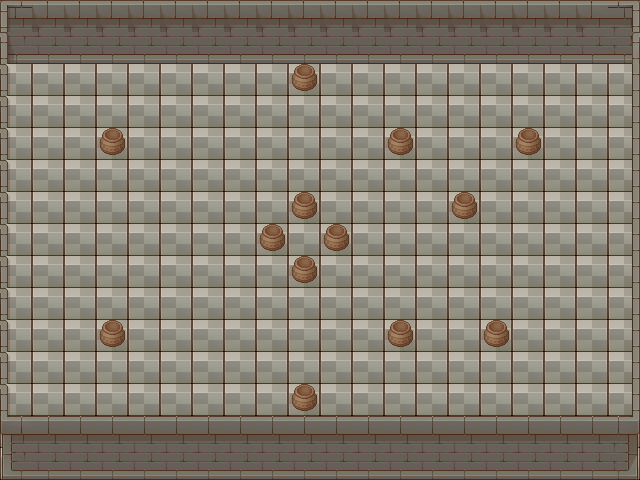

Below is a game level as drawn by its tile map, then a one-line description and the .tmx file that defines it, in full:
An orthogonal 20x15 tile map with 32x32 px tiles, 5 tile layers (Capa de patrones 1C:\TANK7\TANK, bordes-marco, piedras-marcos, centro, ...), 4 tilesets and 18 objects.

<map version="1.10" tiledversion="1.11.2" orientation="orthogonal" renderorder="right-down" width="20" height="15" tilewidth="32" tileheight="32" infinite="0" nextlayerid="7" nextobjectid="67">
 <tileset firstgid="1" source="rocks.tsx" />
 <tileset firstgid="7" source="fence_barbed.tsx" />
 <tileset firstgid="22" source="TX Props.tsx" />
 <tileset firstgid="278" source="TX Tileset Wall.tsx" />
 <layer id="1" name="Capa de patrones 1C:\TANK7\TANK" width="20" height="15">
  <data encoding="csv">
39,39,39,39,39,39,39,39,39,39,39,39,39,39,39,39,39,39,39,39,
39,39,39,39,39,39,39,39,39,39,39,39,39,39,39,39,39,39,39,39,
39,39,39,39,39,39,39,39,39,39,39,39,39,39,39,39,39,39,39,39,
39,39,39,39,39,39,39,39,39,39,39,39,39,39,39,39,39,39,39,39,
39,39,39,39,39,39,39,39,39,39,39,39,39,39,39,39,39,39,39,39,
39,39,39,39,39,39,39,39,39,39,39,39,39,39,39,39,39,39,39,39,
39,39,39,39,39,39,39,39,39,39,39,39,39,39,39,39,39,39,39,39,
39,39,39,39,39,39,39,39,39,39,39,39,39,39,39,39,39,39,39,39,
39,39,39,39,39,39,39,39,39,39,39,39,39,39,39,39,39,39,39,39,
39,39,39,39,39,39,39,39,39,39,39,39,39,39,39,39,39,39,39,39,
39,39,39,39,39,39,39,39,39,39,39,39,39,39,39,39,39,39,39,39,
39,39,39,39,39,39,39,39,39,39,39,39,39,39,39,39,39,39,39,39,
39,39,39,39,39,39,39,39,39,39,39,39,39,39,39,39,39,39,39,39,
39,39,39,39,39,39,39,39,39,39,39,39,39,39,39,39,39,39,39,39,
39,39,39,39,39,39,39,39,39,39,39,39,39,39,39,39,39,39,39,39
</data>
 </layer>
 <layer id="4" name="bordes-marco" width="20" height="15">
  <data encoding="csv">
299,0,0,0,0,0,0,0,0,0,0,0,0,0,0,0,0,0,0,301,
315,0,0,0,0,0,0,0,0,0,0,0,0,0,0,0,0,0,0,317,
0,0,0,0,0,0,0,0,0,0,0,0,0,0,0,0,0,0,0,0,
0,0,0,0,0,0,0,0,0,0,0,0,0,0,0,0,0,0,0,0,
0,0,0,0,0,0,0,0,0,0,0,0,0,0,0,0,0,0,0,0,
0,0,0,0,0,0,0,0,0,0,0,0,0,0,0,0,0,0,0,0,
0,0,0,0,0,0,0,0,0,0,0,0,0,0,0,0,0,0,0,0,
0,0,0,0,0,0,0,0,0,0,0,0,0,0,0,0,0,0,0,0,
0,0,0,0,0,0,0,0,0,0,0,0,0,0,0,0,0,0,0,0,
0,0,0,0,0,0,0,0,0,0,0,0,0,0,0,0,0,0,0,0,
0,0,0,0,0,0,0,0,0,0,0,0,0,0,0,0,0,0,0,0,
0,0,0,0,0,0,0,0,0,0,0,0,0,0,0,0,0,0,0,0,
0,0,0,0,0,0,0,0,0,0,0,0,0,0,0,0,0,0,0,0,
0,0,0,0,0,0,0,0,0,0,0,0,0,0,0,0,0,0,0,0,
0,0,0,0,0,0,0,0,0,0,0,0,0,0,0,0,0,0,0,0
</data>
 </layer>
 <layer id="2" name="piedras-marcos" width="20" height="15">
  <data encoding="csv">
295,299,299,299,299,299,299,299,299,299,299,299,299,299,299,299,299,299,299,297,
302,316,316,316,316,316,316,316,316,316,316,316,316,316,316,316,316,316,316,298,
302,0,0,0,0,0,0,0,0,0,0,0,0,0,0,0,0,0,0,313,
302,0,0,0,0,0,0,0,0,0,0,0,0,0,0,0,0,0,0,313,
302,0,0,0,0,0,0,0,0,0,0,0,0,0,0,0,0,0,0,313,
302,0,0,0,0,0,0,0,0,0,0,0,0,0,0,0,0,0,0,313,
302,0,0,0,0,0,0,0,0,0,0,0,0,0,0,0,0,0,0,313,
302,0,0,0,0,0,0,0,0,0,0,0,0,0,0,0,0,0,0,313,
302,0,0,0,0,0,0,0,0,0,0,0,0,0,0,0,0,0,0,313,
302,0,0,0,0,0,0,0,0,0,0,0,0,0,0,0,0,0,0,313,
302,0,0,0,0,0,0,0,0,0,0,0,0,0,0,0,0,0,0,313,
302,0,0,0,0,0,0,0,0,0,0,0,0,0,0,0,0,0,0,313,
302,0,0,0,0,0,0,0,0,0,0,0,0,0,0,0,0,0,0,313,
327,328,328,328,328,328,328,328,328,328,328,328,328,328,328,328,328,328,328,329,
343,344,344,344,344,344,344,344,344,344,344,344,344,344,344,344,344,344,344,345
</data>
 </layer>
 <layer id="6" name="centro" width="20" height="15">
  <data encoding="csv">
0,0,0,0,0,0,0,0,0,0,0,0,0,0,0,0,0,0,0,0,
0,0,0,0,0,0,0,0,0,0,0,0,0,0,0,0,0,0,0,0,
0,0,0,0,0,0,0,0,0,0,0,0,0,0,0,0,0,0,0,0,
0,0,0,0,0,0,0,0,0,0,0,0,0,0,0,0,0,0,0,0,
0,0,0,0,0,0,0,0,0,0,0,0,0,0,0,0,0,0,0,0,
0,0,0,0,0,0,0,0,0,0,0,0,0,0,0,0,0,0,0,0,
0,0,0,0,0,0,0,0,0,171,0,0,0,0,0,0,0,0,0,0,
0,0,0,0,0,0,0,0,171,0,171,0,0,0,0,0,0,0,0,0,
0,0,0,0,0,0,0,0,0,171,0,0,0,0,0,0,0,0,0,0,
0,0,0,0,0,0,0,0,0,0,0,0,0,0,0,0,0,0,0,0,
0,0,0,0,0,0,0,0,0,0,0,0,0,0,0,0,0,0,0,0,
0,0,0,0,0,0,0,0,0,0,0,0,0,0,0,0,0,0,0,0,
0,0,0,0,0,0,0,0,0,0,0,0,0,0,0,0,0,0,0,0,
0,0,0,0,0,0,0,0,0,0,0,0,0,0,0,0,0,0,0,0,
0,0,0,0,0,0,0,0,0,0,0,0,0,0,0,0,0,0,0,0
</data>
 </layer>
 <layer id="5" name="marca-piedras" width="20" height="15">
  <data encoding="csv">
0,0,0,0,0,0,0,0,0,0,0,0,0,0,0,0,0,0,0,0,
0,0,0,0,0,0,0,0,0,0,0,0,0,0,0,0,0,0,0,0,
0,0,0,0,0,0,0,0,0,171,0,0,0,0,0,0,0,0,0,0,
0,0,0,0,0,0,0,0,0,0,0,0,0,0,0,0,0,0,0,0,
0,0,0,171,0,0,0,0,0,0,0,0,171,0,0,0,171,0,0,0,
0,0,0,0,0,0,0,0,0,0,0,0,0,0,0,0,0,0,0,0,
0,0,0,0,0,0,0,0,0,0,0,0,0,0,171,0,0,0,0,0,
0,0,0,0,0,0,0,0,0,0,0,0,0,0,0,0,0,0,0,0,
0,0,0,0,0,0,0,0,0,0,0,0,0,0,0,0,0,0,0,0,
0,0,0,0,0,0,0,0,0,0,0,0,0,0,0,0,0,0,0,0,
0,0,0,171,0,0,0,0,0,0,0,0,171,0,0,171,0,0,0,0,
0,0,0,0,0,0,0,0,0,0,0,0,0,0,0,0,0,0,0,0,
0,0,0,0,0,0,0,0,0,171,0,0,0,0,0,0,0,0,0,0,
0,0,0,0,0,0,0,0,0,0,0,0,0,0,0,0,0,0,0,0,
0,0,0,0,0,0,0,0,0,0,0,0,0,0,0,0,0,0,0,0
</data>
 </layer>
 <objectgroup id="3" name="colisiones">
  <object id="1" x="0" y="2" width="640" height="58.6667" />
  <object id="2" x="631.333" y="62.6667" width="8" height="416" />
  <object id="3" x="-1.33333" y="415.333" width="632.606" height="64.303" />
  <object id="4" x="0.375" y="60.625" width="7.375" height="354.875" />
  <object id="30" x="452" y="191.818" width="25.0909" height="26.7273" />
  <object id="31" x="484.25" y="319.75" width="24.75" height="27" />
  <object id="32" x="388.5" y="319.75" width="25" height="27.5" />
  <object id="33" x="292.25" y="383" width="25.5" height="27.75" />
  <object id="34" x="100" y="319.25" width="25" height="27.75" />
  <object id="37" x="291.5" y="63" width="25.75" height="28.25" />
  <object id="39" x="451.75" y="191.5" width="25.75" height="27.25" />
  <object id="58" x="260" y="223.636" width="25.0909" height="27.6364" />
  <object id="59" x="291.909" y="191.909" width="25.2727" height="27" />
  <object id="60" x="323.909" y="224" width="25.0909" height="27.1818" />
  <object id="61" x="292.091" y="255.909" width="24.8182" height="27.2727" />
  <object id="64" x="99.75" y="127.75" width="25.25" height="27.125" />
  <object id="65" x="388" y="128" width="25.125" height="26.75" />
  <object id="66" x="515.875" y="127.875" width="25.25" height="27.125" />
 </objectgroup>
</map>
